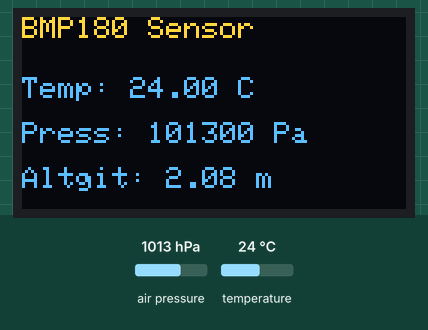
Recording of a program running on a simulated ESP8266 (Wemos D1 mini). On the bench: 128×64 one-colour display. The test bench sets the inputs (shaded band); at power-on: air pressure 1013 hPa, temperature 24 °C. The OLED is the two-colour kind (top 16 rows yellow); WiFi joins after 1.5 s; servers stay silent unless stated; uploads are accepted with an empty reply; what the program prints to the serial monitor is not drawn.

Above: at 2.8 s.
2.9 s: air pressure set to 952 hPa
At 8.1 s:
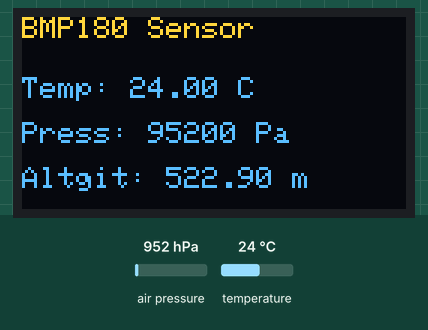
8.4 s: temperature set to 12 °C
At 13.2 s:
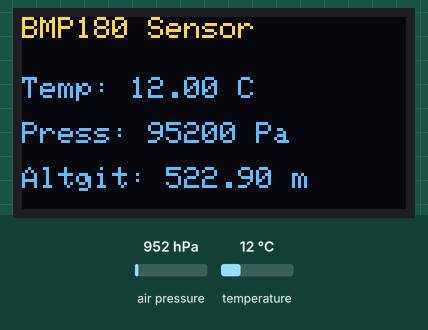
13.6 s: air pressure set to 975 hPa
At 18.4 s:
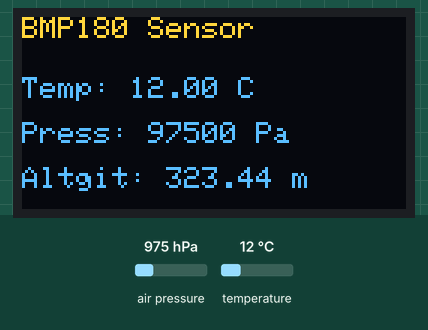
18.8 s: temperature set to 19 °C
Timing chart, 0 to 21.8 s (numbered marks = the images above; inputs shaded):
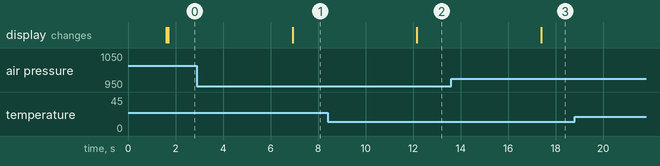

Measured:
- after the input at 2.9 s, the display: changes after 4.0 s (image 1)
- after the input at 8.4 s, the display: changes after 3.8 s (image 2)
- after the input at 13.6 s, the display: changes after 3.8 s (image 3)

The program:

main.cpp
```cpp
#include <Arduino.h>
#include <ESP8266WiFi.h>
#include <ESP8266HTTPClient.h>
#include <WiFiClient.h>
#include <Wire.h>
#include <Adafruit_GFX.h>
#include <Adafruit_SSD1306.h>
#include <Adafruit_BMP085.h>

//WiFi credentials
const char* ssid = "Lukrasta";
const char* password = "Cycy12345";

// Flask server
const char* serverURL = "http://192.168.100.4:5000/api/bmp180";

// OLED setup
#define SCREEN_WIDTH 128
#define SCREEN_HEIGHT 64
#define OLED_RESET -1
#define SCREEN_ADDRESS 0x3C

Adafruit_SSD1306 display(SCREEN_WIDTH, SCREEN_HEIGHT, &Wire, OLED_RESET);

Adafruit_BMP085 bmp;

void setup() {
  Serial.begin(115200);
  delay(100);

  Serial.println("\n\nStarting...");
  Wire.begin(D2, D1); // I2C for D1 Mini (SDA=D2, SCL=D1)

  // WiFi
  WiFi.mode(WIFI_STA);
  WiFi.begin(ssid, password);
  Serial.print("Connecting to WiFi");
  while (WiFi.status() != WL_CONNECTED) {
    delay(500);
    Serial.print(".");
  }
  Serial.println("\nWiFi connected");
  Serial.print("IP: ");
  Serial.println(WiFi.localIP());

  // OLED
  if (!display.begin(SSD1306_SWITCHCAPVCC, SCREEN_ADDRESS)) {
    Serial.println("OLED init failed");
    while (1);
  }
  display.clearDisplay();
  display.display();

  // BMP180
  if (!bmp.begin()) {
    Serial.println("BMP180 not found!");
    while (1);
  }
  Serial.println("Setup complete!");
}

void loop() {
  float temp = bmp.readTemperature();
  float pressure = bmp.readPressure();
  float altitude = bmp.readAltitude();

  // Serial output
  Serial.printf("Temp: %.2f C | Pressure: %.0f1 Pa | Altitude: %.2f m\n",
                temp, pressure, altitude);

  // OLED display
  display.clearDisplay();
  display.setTextSize(1);
  display.setTextColor(SSD1306_WHITE);

  display.setCursor(0, 0);
  display.println("BMP180 Sensor");

  display.setCursor(0, 20);
  display.printf("Temp: %.2f C", temp);

  display.setCursor(0, 35);
  display.printf("Press: %.0f Pa", pressure);

  display.setCursor(0, 50);
  display.printf("Altgit: %.2f m", altitude);

  display.display();

  // Send to server
  if (WiFi.status() == WL_CONNECTED) {
    WiFiClient client;
    HTTPClient http;

    http.begin(client, serverURL);
    http.addHeader("Content-Type", "application/json");

    String jsonData = "{\"temperature\":" + String(temp, 2) +
                      ",\"pressure\":" + String(pressure, 2) +
                      ",\"altitude\":" + String(altitude, 2) + "}";

    int httpResponseCode = http.POST(jsonData);
    Serial.print("Server response: ");
    Serial.println(httpResponseCode);

    if (httpResponseCode > 0) {
      String response = http.getString();
      Serial.println(response);
    } else {
      Serial.println("POST failed");
    }

    http.end();
  } else {
    Serial.println("WiFi disconnected!");
  }

  delay(5000);
}
```
